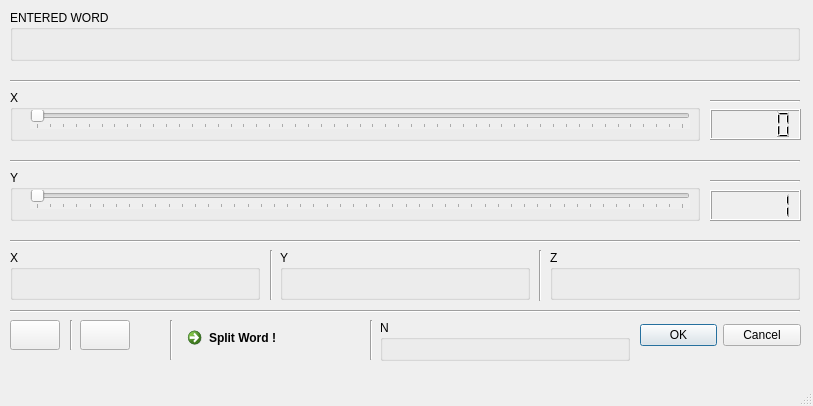
<?xml version="1.0" encoding="UTF-8"?>
<ui version="4.0">
 <class>MainWindow</class>
 <widget class="QMainWindow" name="MainWindow">
  <property name="geometry">
   <rect>
    <x>0</x>
    <y>0</y>
    <width>813</width>
    <height>406</height>
   </rect>
  </property>
  <property name="windowTitle">
   <string>MainWindow</string>
  </property>
  <widget class="QWidget" name="centralwidget">
   <widget class="QGroupBox" name="groupBox">
    <property name="geometry">
     <rect>
      <x>10</x>
      <y>10</y>
      <width>790</width>
      <height>51</height>
     </rect>
    </property>
    <property name="title">
     <string>ENTERED WORD</string>
    </property>
    <widget class="QLabel" name="label">
     <property name="geometry">
      <rect>
       <x>20</x>
       <y>10</y>
       <width>601</width>
       <height>31</height>
      </rect>
     </property>
     <property name="styleSheet">
      <string notr="true">font: 16pt &quot;MS Shell Dlg 2&quot;;
color: rgb(0, 0, 255);</string>
     </property>
     <property name="text">
      <string/>
     </property>
    </widget>
   </widget>
   <widget class="QGroupBox" name="groupBox_2">
    <property name="geometry">
     <rect>
      <x>10</x>
      <y>90</y>
      <width>690</width>
      <height>51</height>
     </rect>
    </property>
    <property name="title">
     <string>X</string>
    </property>
    <widget class="QSlider" name="horizontalSlider">
     <property name="geometry">
      <rect>
       <x>20</x>
       <y>20</y>
       <width>660</width>
       <height>19</height>
      </rect>
     </property>
     <property name="cursor">
      <cursorShape>PointingHandCursor</cursorShape>
     </property>
     <property name="mouseTracking">
      <bool>true</bool>
     </property>
     <property name="autoFillBackground">
      <bool>true</bool>
     </property>
     <property name="inputMethodHints">
      <set>Qt::ImhDigitsOnly</set>
     </property>
     <property name="maximum">
      <number>50</number>
     </property>
     <property name="orientation">
      <enum>Qt::Horizontal</enum>
     </property>
     <property name="tickPosition">
      <enum>QSlider::TicksBelow</enum>
     </property>
     <property name="tickInterval">
      <number>1</number>
     </property>
    </widget>
   </widget>
   <widget class="QGroupBox" name="groupBox_3">
    <property name="geometry">
     <rect>
      <x>10</x>
      <y>170</y>
      <width>690</width>
      <height>51</height>
     </rect>
    </property>
    <property name="title">
     <string>Y</string>
    </property>
    <property name="flat">
     <bool>false</bool>
    </property>
    <property name="checkable">
     <bool>false</bool>
    </property>
    <widget class="QSlider" name="horizontalSlider_2">
     <property name="geometry">
      <rect>
       <x>20</x>
       <y>20</y>
       <width>660</width>
       <height>19</height>
      </rect>
     </property>
     <property name="font">
      <font>
       <weight>75</weight>
       <bold>true</bold>
      </font>
     </property>
     <property name="cursor">
      <cursorShape>PointingHandCursor</cursorShape>
     </property>
     <property name="mouseTracking">
      <bool>true</bool>
     </property>
     <property name="autoFillBackground">
      <bool>true</bool>
     </property>
     <property name="inputMethodHints">
      <set>Qt::ImhDigitsOnly</set>
     </property>
     <property name="minimum">
      <number>1</number>
     </property>
     <property name="maximum">
      <number>50</number>
     </property>
     <property name="orientation">
      <enum>Qt::Horizontal</enum>
     </property>
     <property name="tickPosition">
      <enum>QSlider::TicksBelow</enum>
     </property>
     <property name="tickInterval">
      <number>1</number>
     </property>
    </widget>
   </widget>
   <widget class="QDialogButtonBox" name="buttonBox">
    <property name="geometry">
     <rect>
      <x>640</x>
      <y>320</y>
      <width>161</width>
      <height>31</height>
     </rect>
    </property>
    <property name="standardButtons">
     <set>QDialogButtonBox::Cancel|QDialogButtonBox::Ok</set>
    </property>
   </widget>
   <widget class="QGroupBox" name="groupBox_5">
    <property name="geometry">
     <rect>
      <x>10</x>
      <y>250</y>
      <width>250</width>
      <height>50</height>
     </rect>
    </property>
    <property name="title">
     <string>X</string>
    </property>
    <widget class="QLabel" name="label_3">
     <property name="geometry">
      <rect>
       <x>20</x>
       <y>10</y>
       <width>220</width>
       <height>30</height>
      </rect>
     </property>
     <property name="text">
      <string/>
     </property>
    </widget>
   </widget>
   <widget class="Line" name="line_2">
    <property name="geometry">
     <rect>
      <x>10</x>
      <y>240</y>
      <width>790</width>
      <height>3</height>
     </rect>
    </property>
    <property name="orientation">
     <enum>Qt::Horizontal</enum>
    </property>
   </widget>
   <widget class="Line" name="line_3">
    <property name="geometry">
     <rect>
      <x>10</x>
      <y>160</y>
      <width>790</width>
      <height>3</height>
     </rect>
    </property>
    <property name="orientation">
     <enum>Qt::Horizontal</enum>
    </property>
   </widget>
   <widget class="Line" name="line_4">
    <property name="geometry">
     <rect>
      <x>10</x>
      <y>80</y>
      <width>790</width>
      <height>3</height>
     </rect>
    </property>
    <property name="orientation">
     <enum>Qt::Horizontal</enum>
    </property>
   </widget>
   <widget class="Line" name="line_5">
    <property name="geometry">
     <rect>
      <x>10</x>
      <y>310</y>
      <width>790</width>
      <height>3</height>
     </rect>
    </property>
    <property name="orientation">
     <enum>Qt::Horizontal</enum>
    </property>
   </widget>
   <widget class="Line" name="line_6">
    <property name="geometry">
     <rect>
      <x>270</x>
      <y>250</y>
      <width>3</width>
      <height>50</height>
     </rect>
    </property>
    <property name="orientation">
     <enum>Qt::Vertical</enum>
    </property>
   </widget>
   <widget class="QGroupBox" name="groupBox_6">
    <property name="geometry">
     <rect>
      <x>280</x>
      <y>250</y>
      <width>250</width>
      <height>50</height>
     </rect>
    </property>
    <property name="title">
     <string>Y</string>
    </property>
    <widget class="QLabel" name="label_4">
     <property name="geometry">
      <rect>
       <x>20</x>
       <y>10</y>
       <width>220</width>
       <height>30</height>
      </rect>
     </property>
     <property name="text">
      <string/>
     </property>
    </widget>
   </widget>
   <widget class="QGroupBox" name="groupBox_7">
    <property name="geometry">
     <rect>
      <x>550</x>
      <y>250</y>
      <width>250</width>
      <height>50</height>
     </rect>
    </property>
    <property name="title">
     <string>Z</string>
    </property>
    <widget class="QLabel" name="label_6">
     <property name="geometry">
      <rect>
       <x>20</x>
       <y>10</y>
       <width>210</width>
       <height>30</height>
      </rect>
     </property>
     <property name="text">
      <string/>
     </property>
    </widget>
   </widget>
   <widget class="Line" name="line_7">
    <property name="geometry">
     <rect>
      <x>530</x>
      <y>250</y>
      <width>20</width>
      <height>51</height>
     </rect>
    </property>
    <property name="orientation">
     <enum>Qt::Vertical</enum>
    </property>
   </widget>
   <widget class="QLCDNumber" name="lcdNumber">
    <property name="geometry">
     <rect>
      <x>710</x>
      <y>109</y>
      <width>91</width>
      <height>31</height>
     </rect>
    </property>
   </widget>
   <widget class="QLCDNumber" name="lcdNumber_2">
    <property name="geometry">
     <rect>
      <x>710</x>
      <y>190</y>
      <width>91</width>
      <height>31</height>
     </rect>
    </property>
    <property name="intValue" stdset="0">
     <number>1</number>
    </property>
   </widget>
   <widget class="Line" name="line">
    <property name="geometry">
     <rect>
      <x>710</x>
      <y>100</y>
      <width>90</width>
      <height>3</height>
     </rect>
    </property>
    <property name="orientation">
     <enum>Qt::Horizontal</enum>
    </property>
   </widget>
   <widget class="Line" name="line_8">
    <property name="geometry">
     <rect>
      <x>710</x>
      <y>180</y>
      <width>90</width>
      <height>3</height>
     </rect>
    </property>
    <property name="orientation">
     <enum>Qt::Horizontal</enum>
    </property>
   </widget>
   <widget class="QCommandLinkButton" name="commandLinkButton">
    <property name="geometry">
     <rect>
      <x>180</x>
      <y>320</y>
      <width>185</width>
      <height>41</height>
     </rect>
    </property>
    <property name="text">
     <string>Split Word !</string>
    </property>
   </widget>
   <widget class="QGroupBox" name="groupBox_8">
    <property name="geometry">
     <rect>
      <x>380</x>
      <y>320</y>
      <width>250</width>
      <height>41</height>
     </rect>
    </property>
    <property name="title">
     <string>N</string>
    </property>
    <widget class="QLabel" name="label_5">
     <property name="geometry">
      <rect>
       <x>20</x>
       <y>10</y>
       <width>220</width>
       <height>30</height>
      </rect>
     </property>
     <property name="text">
      <string/>
     </property>
    </widget>
   </widget>
   <widget class="Line" name="line_10">
    <property name="geometry">
     <rect>
      <x>170</x>
      <y>320</y>
      <width>3</width>
      <height>40</height>
     </rect>
    </property>
    <property name="orientation">
     <enum>Qt::Vertical</enum>
    </property>
   </widget>
   <widget class="Line" name="line_11">
    <property name="geometry">
     <rect>
      <x>370</x>
      <y>320</y>
      <width>3</width>
      <height>40</height>
     </rect>
    </property>
    <property name="orientation">
     <enum>Qt::Vertical</enum>
    </property>
   </widget>
   <widget class="Line" name="line_9">
    <property name="geometry">
     <rect>
      <x>70</x>
      <y>320</y>
      <width>3</width>
      <height>30</height>
     </rect>
    </property>
    <property name="orientation">
     <enum>Qt::Vertical</enum>
    </property>
   </widget>
   <widget class="QPushButton" name="MoreButton">
    <property name="geometry">
     <rect>
      <x>80</x>
      <y>320</y>
      <width>50</width>
      <height>30</height>
     </rect>
    </property>
    <property name="styleSheet">
     <string notr="true">font: 75 10pt &quot;MS Shell Dlg 2&quot;;
color: rgb(0, 0, 255);</string>
    </property>
    <property name="text">
     <string/>
    </property>
    <property name="icon">
     <iconset resource="MoreInfoIcon.qrc">
      <normaloff>:/Images/MoreInfo.png</normaloff>:/Images/MoreInfo.png</iconset>
    </property>
    <property name="iconSize">
     <size>
      <width>25</width>
      <height>25</height>
     </size>
    </property>
   </widget>
   <widget class="QPushButton" name="HelpButton">
    <property name="geometry">
     <rect>
      <x>10</x>
      <y>320</y>
      <width>50</width>
      <height>30</height>
     </rect>
    </property>
    <property name="styleSheet">
     <string notr="true">font: 75 11pt &quot;MS Shell Dlg 2&quot;;
color: rgb(85, 0, 127);</string>
    </property>
    <property name="text">
     <string/>
    </property>
    <property name="icon">
     <iconset resource="HelpIcon.qrc">
      <normaloff>:/Images/Help.png</normaloff>:/Images/Help.png</iconset>
    </property>
    <property name="iconSize">
     <size>
      <width>44</width>
      <height>26</height>
     </size>
    </property>
   </widget>
  </widget>
  <widget class="QMenuBar" name="menubar">
   <property name="geometry">
    <rect>
     <x>0</x>
     <y>0</y>
     <width>813</width>
     <height>21</height>
    </rect>
   </property>
  </widget>
  <widget class="QStatusBar" name="statusbar"/>
 </widget>
 <resources>
  <include location="MoreInfoIcon.qrc"/>
  <include location="HelpIcon.qrc"/>
 </resources>
 <connections>
  <connection>
   <sender>horizontalSlider</sender>
   <signal>valueChanged(int)</signal>
   <receiver>lcdNumber</receiver>
   <slot>display(int)</slot>
   <hints>
    <hint type="sourcelabel">
     <x>359</x>
     <y>140</y>
    </hint>
    <hint type="destinationlabel">
     <x>755</x>
     <y>145</y>
    </hint>
   </hints>
  </connection>
  <connection>
   <sender>horizontalSlider_2</sender>
   <signal>valueChanged(int)</signal>
   <receiver>lcdNumber_2</receiver>
   <slot>display(int)</slot>
   <hints>
    <hint type="sourcelabel">
     <x>359</x>
     <y>220</y>
    </hint>
    <hint type="destinationlabel">
     <x>755</x>
     <y>226</y>
    </hint>
   </hints>
  </connection>
 </connections>
</ui>
